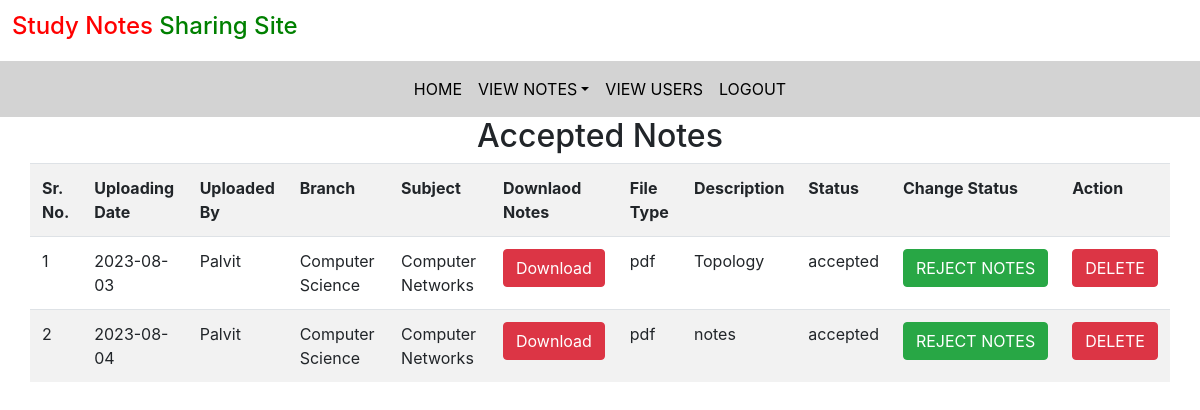
Screenshot of /accepted_notes (signed in) with the database file from the repository.
### notes/models.py (models this page shows, shortened)
class Notes(models.Model):
    user = models.ForeignKey(User, on_delete=models.CASCADE)
    uploading_date = models.CharField(max_length=30, null=True)
    branch = models.CharField(max_length=30)
    subject = models.CharField(max_length=30)
    notes_file = models.FileField()
    filetype = models.CharField(max_length=30, null=True)
    description = models.CharField(max_length=200)
    status = models.CharField(max_length=15, default="pending")

### notes/views.py (the view)
# urls.py: path('accepted_notes', views.accepted_notes, name="accepted_notes"),
def accepted_notes(request):
    if not request.user.is_staff:
        return redirect('admin_login')
    notes = models.Notes.objects.filter(status="accepted")
    data = {
        "notes": notes
    }
    return render(request, 'notes/accepted_notes.html', data)

### templates/notes/accepted_notes.html (shortened to what this page needs)
{% extends 'notes/admin_nav.html'%}
{% load static%}
{% block body%}
<div class="container" id="main">
    <h2 style="text-align: center;">Accepted Notes</h2>
    <div class="row">
        <table class="table table-striped" id="myTable">
          <tr>
            <th>Sr. No.</th>
            <th>Uploading Date</th>
            <th>Uploaded By</th>
            <th>Branch</th>
            <th>Subject</th>
            <th>Downlaod Notes</th>
            <th>File Type</th>
            <th>Description</th>
            <th>Status</th>
            <th>Change Status</th>
            <th>Action</th>
          </tr>
          {% for item in notes%}
          <tr>
           <td>
            {{forloop.counter}}
           </td>
           <td>
            {{item.uploading_date}}
           </td>
           <td>
            {{item.user.first_name}}
           </td>
           <td>
            {{item.branch}}
           </td>
           <td>
            {{item.subject}}
           </td>
           <td>
            <a href="{{item.notes_file.url}}" class="btn btn-danger" download>Download</a>
           </td>
           <td>
            {{item.filetype}}
           </td>
           <td>
            {{item.description}}
           </td>
           <td>
            {{item.status}}
           </td>
           <td>
            <a href="{% url 'change_status' item.id%}" class="btn btn-success" onclick="return confirm('Are You Sure?')">REJECT&nbsp;NOTES</a>
          </td>
           <td>
             <a href="{% url 'delete_acceptednotes' item.id %}" class="btn btn-danger" onclick="return confirm('Are You Sure?')">DELETE</a>
           </td>
          </tr>
          {% endfor %}
        </table>
    </div>
</div>
{% endblock %}

### rows the page displays
Notes: uploading_date "2023-08-03", user.first_name "Palvit", branch "Computer Science", subject "Computer Networks", filetype "pdf", description "Topology", status "accepted"
Notes: uploading_date "2023-08-04", user.first_name "Palvit", branch "Computer Science", subject "Computer Networks", filetype "pdf", description "notes", status "accepted"
